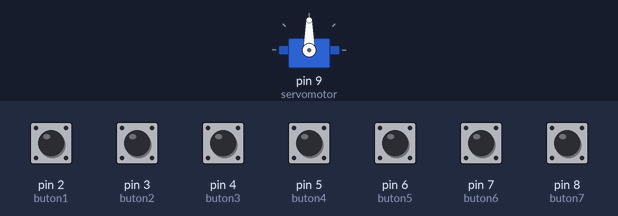
Bench run of a sketch on a simulated Arduino Uno, built with avr-gcc and run on an emulated ATmega328P. On the bench: servo. The test bench sets the inputs (shaded band); at power-on: pin 2 (buton1), pin 3 (buton2), pin 4 (buton3), pin 5 (buton4), pin 6 (buton5), pin 7 (buton6), pin 8 (buton7) LOW.

Above: at 1.2 s.
1.3 s: pin 2 (buton1) pulled HIGH for 0.15 s
At 1.6 s:
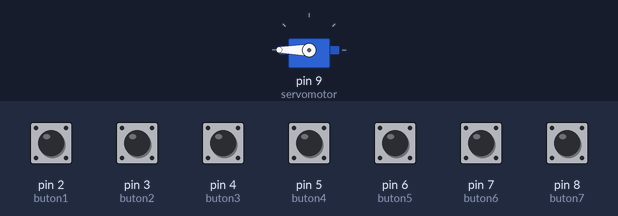
2.9 s: pin 3 (buton2) pulled HIGH for 0.15 s
At 4.0 s:
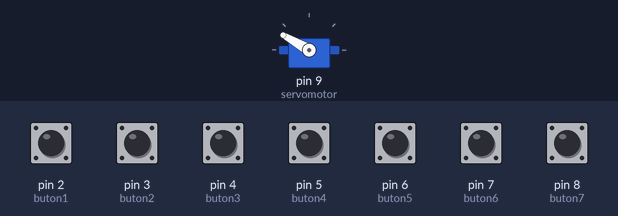
4.5 s: pin 4 (buton3) pulled HIGH for 0.15 s
At 5.3 s:
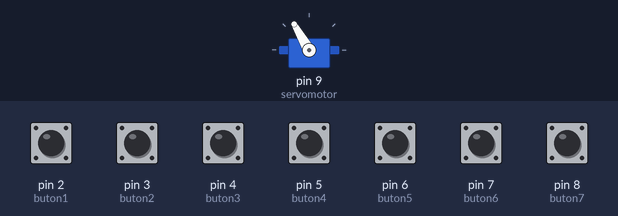
6.1 s: pin 6 (buton5) pulled HIGH for 0.15 s
At 6.5 s:
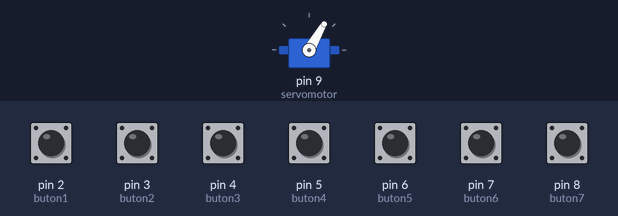
7.7 s: pin 7 (buton6) pulled HIGH for 0.15 s
At 8.9 s:
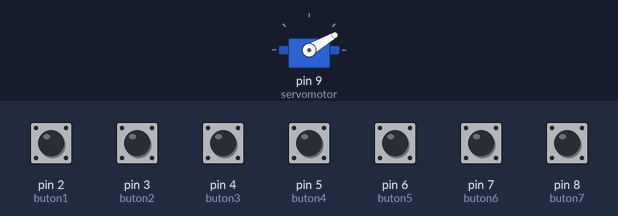
9.3 s: pin 8 (buton7) pulled HIGH for 0.15 s
At 10.1 s:
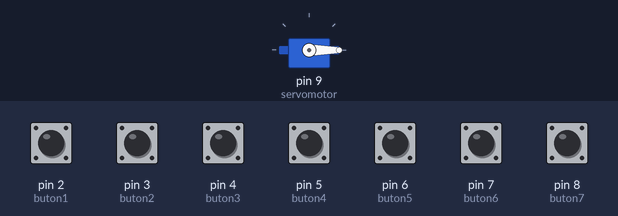
Timing chart, 0 to 11.9 s (numbered marks = the images above; inputs shaded):
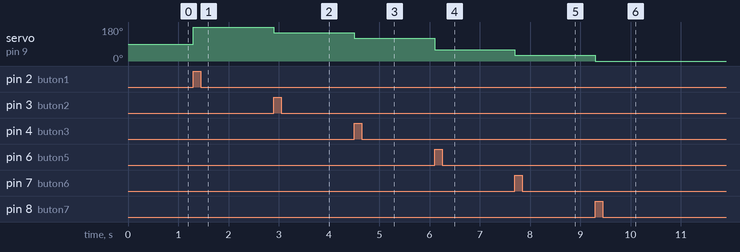

The sketch:

6.3.4._7_butonlu_servo_aci_gostergesi.ino
```cpp
#include<Servo.h>  //servo kütüphanesi dahil edilir.

Servo servomotor;  //servo motor başlatılır.
int buton1 = 2;  //2 ile 8 pinleri arası 7 adet buton pinleri atanır.
int buton2 = 3;
int buton3 = 4;
int buton4 = 5;
int buton5 = 6;
int buton6 = 7;
int buton7 = 8;

int zaman = 50; //zaman değeri 50 olarak atanır.
int deger=0;   //deger değişkeni ilk değer 0 atanır.

void setup()  {
pinMode(buton1, INPUT); //buton pinleri çıkış olarak tanımlanır.
pinMode(buton2, INPUT);
pinMode(buton3, INPUT);
pinMode(buton4, INPUT);
pinMode(buton5, INPUT);
pinMode(buton6, INPUT);
pinMode(buton7, INPUT);

servomotor.attach(9); //servo motor 9 nolu pine bağlanır.

}

void loop()
{
deger = digitalRead(buton1); //buton1 e(en sağdaki buton) basıldığında 180 dereceye gider.
if (deger == HIGH)
{
servomotor.write(180);
delay(zaman);
}
deger = digitalRead(buton2); //buton 2 e basıldığında 150 dereceye gider.
if (deger == HIGH)
{
servomotor.write(150);
delay(zaman);
}
deger = digitalRead(buton3);  //buton 3 e basıldığında 120 dereceye gider.
if (deger == HIGH)
{
servomotor.write(120);
delay(zaman);
}
deger = digitalRead(buton4);
if (deger == HIGH)
{
servomotor.write(90);  //buton 4 e basıldığında 90 dereceye gider.
delay(zaman);
}
deger = digitalRead(buton5);
if (deger == HIGH)
{
servomotor.write(60);  //buton 5 e basıldığında 60 dereceye gider.
delay(zaman);
}
deger = digitalRead(buton6);
if (deger == HIGH)
{
servomotor.write(30);  //buton 6 ya basıldığında 30 dereceye gider.
delay(zaman);
}
deger = digitalRead(buton7); //buton 7 ye(en soldaki buton) basıldığında 0 dereceye gider.
if (deger == HIGH)
{
servomotor.write(0);
delay(zaman);
}
}
```

Measured:
- after the input at 1.3 s, servo on pin 9 (servomotor): 90° → 180° at once
- after the input at 2.9 s, servo on pin 9 (servomotor): 180° → 150° at once
- after the input at 4.5 s, servo on pin 9 (servomotor): 150° → 120° at once
- after the input at 6.1 s, servo on pin 9 (servomotor): 120° → 60° at once
- after the input at 7.7 s, servo on pin 9 (servomotor): 60° → 30° at once
- after the input at 9.3 s, servo on pin 9 (servomotor): 30° → 0° at once
